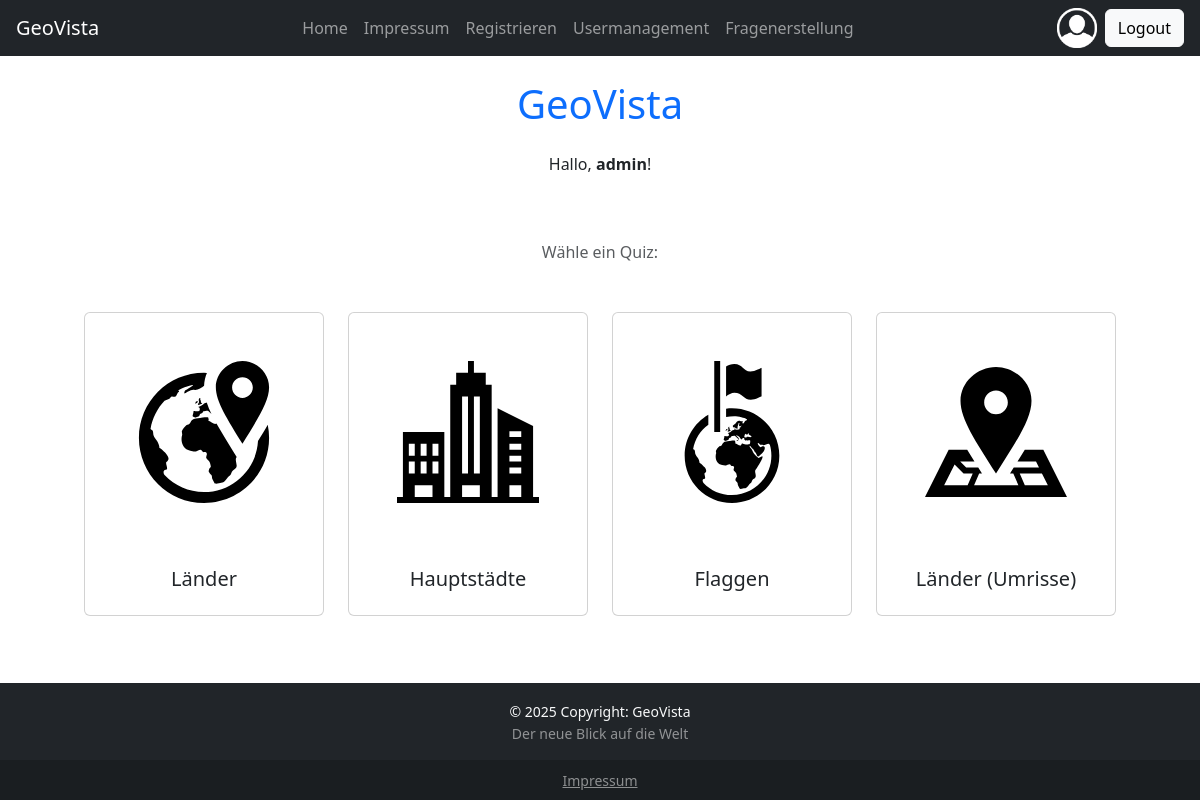
The app's page /index.php (signed in) with its own data.
### tables this page shows
CREATE TABLE `user` (
  `id_user` int(11) NOT NULL,
  `username` varchar(50) NOT NULL,
  `email` varchar(255) NOT NULL,
  `password` varchar(255) NOT NULL,
  `isAdmin` tinyint(1) NOT NULL,
  `fk_geovista` int(11) NOT NULL
);

CREATE TABLE `quiz` (
  `id_quiz` int(11) NOT NULL,
  `name` varchar(255) NOT NULL,
  `icon` varchar(255) DEFAULT NULL,
  `fk_geovista` int(11) NOT NULL
);

### config/db_utils.php (called while the page is built, shortened)
<?php
function getUserDetails($db, $id)
{
    $result = null;
    try {
        $sql = "SELECT * FROM user WHERE id_user = ?";
        $stmt = $db->prepare($sql);
        $stmt->bind_param("i", $id);
        $stmt->execute();
        $result = $stmt->get_result()->fetch_array();
    } catch (Exception $e) {
        echo '<div class="alert alert-danger" role="alert">Error: ' . $e->getMessage() . "</div>\n";
    } finally {
        return $result;
    }
}
function getQuizzes($db)
{
    $quizzes = [];
    try {
        $sql = "SELECT * FROM quiz ORDER BY id_quiz";
        $result = $db->query($sql);
        if ($result->num_rows > 0) {
            while ($row = $result->fetch_assoc()) {
                $quizzes[] = $row;
            }
        }
    } catch (Exception $e) {
        echo '<div class="alert alert-danger" role="alert">Error: ' . $e->getMessage() . "</div>\n";
    } finally {
        return $quizzes;
    }
}
?>

### index.php (the view, shortened to what this page needs)
<?php
require_once('config/dbaccess.php');
require_once('config/db_utils.php');
$db = new mysqli($host, $user, $password, $database);
$quizzes = getQuizzes($db);
?>
<!DOCTYPE html>
<html lang="en">
<head>
    <link href="https://cdn.jsdelivr.net/npm/bootstrap@5.3.3/dist/css/bootstrap.min.css" rel="stylesheet"
>
</head>
<body class="d-flex flex-column min-vh-100">
    <?php include "./base/nav.php"; ?>
    <header class="mt-4">
        <h1 class="text-center text-primary">GeoVista</h1>
    </header>
    <?php
    $user = getUserDetails($db, $_SESSION['userid']);
    if ($user)
        echo "<p class='mt-3 text-center'>Hallo, <span class='fw-bold'>" . $user["username"] . "</span>!</p>";
    ?>
    <main class="m-5">
        <p class="text-center text-muted mb-5">Wähle ein Quiz:</p>
        <div class="d-flex justify-content-center flex-wrap gap-4">
            <?php
            if ($quizzes) {
                foreach ($quizzes as $quiz) {
                    echo "<div class='card' style='width: 15rem;' onclick=\"location.href='quiz.php?quiz=" . $quiz["id_quiz"] . "';\">";
                    echo "<img class='card-img-top p-5' src='" . $quiz["icon"] . "' alt='Quiz zu " . $quiz["name"] . "'>";
                    echo "<div class='card-body'>";
                    echo "<h5 class='card-title text-center'>" . $quiz["name"] . "</h5>";
                    echo "</div>";
                    echo "</div>";
                }
            } else {
                echo "<p class='mt-3 text-center'>Keine Quizzes vorhanden.</p>";
            }
            ?>
        </div>
    </main>
    <link href="https://cdn.jsdelivr.net/npm/bootstrap@5.3.3/dist/css/bootstrap.min.css" rel="stylesheet">
    <?php include "./base/footer.php"; ?>
</body>
</html>

### records on screen
user: username "admin"
quiz: $quiz["id_quiz"] 1 (drawn), icon (picture), name "Länder"
quiz: icon (picture), name "Hauptstädte"
quiz: icon (picture), name "Flaggen"
quiz: icon (picture), name "Länder (Umrisse)"
